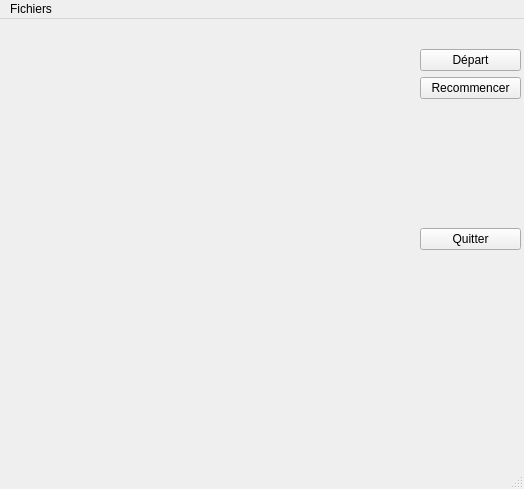
<?xml version="1.0" encoding="UTF-8"?>
<ui version="4.0">
 <class>principale_ihm</class>
 <widget class="QMainWindow" name="principale_ihm">
  <property name="geometry">
   <rect>
    <x>0</x>
    <y>0</y>
    <width>524</width>
    <height>489</height>
   </rect>
  </property>
  <property name="windowTitle">
   <string>Othello</string>
  </property>
  <widget class="QWidget" name="centralwidget">
   <widget class="QWidget" name="conteneur" native="true">
    <property name="geometry">
     <rect>
      <x>10</x>
      <y>30</y>
      <width>400</width>
      <height>400</height>
     </rect>
    </property>
   </widget>
   <widget class="QWidget" name="layoutWidget">
    <property name="geometry">
     <rect>
      <x>420</x>
      <y>30</y>
      <width>101</width>
      <height>201</height>
     </rect>
    </property>
    <layout class="QVBoxLayout" name="verticalLayout">
     <item>
      <widget class="QPushButton" name="bouton_depart">
       <property name="text">
        <string>Départ</string>
       </property>
      </widget>
     </item>
     <item>
      <widget class="QPushButton" name="bouton_reset">
       <property name="text">
        <string>Recommencer</string>
       </property>
      </widget>
     </item>
     <item>
      <spacer name="verticalSpacer">
       <property name="orientation">
        <enum>Qt::Vertical</enum>
       </property>
       <property name="sizeHint" stdset="0">
        <size>
         <width>68</width>
         <height>58</height>
        </size>
       </property>
      </spacer>
     </item>
     <item>
      <widget class="QPushButton" name="bouton_quit">
       <property name="text">
        <string>Quitter</string>
       </property>
      </widget>
     </item>
    </layout>
   </widget>
  </widget>
  <widget class="QMenuBar" name="menubar">
   <property name="geometry">
    <rect>
     <x>0</x>
     <y>0</y>
     <width>524</width>
     <height>19</height>
    </rect>
   </property>
   <widget class="QMenu" name="menuFIchiers">
    <property name="title">
     <string>Fichiers</string>
    </property>
    <addaction name="actionQuitter"/>
   </widget>
   <addaction name="menuFIchiers"/>
  </widget>
  <widget class="QStatusBar" name="statusbar"/>
  <action name="actionQuitter">
   <property name="text">
    <string>Quitter</string>
   </property>
   <property name="shortcut">
    <string>Ctrl+Q</string>
   </property>
  </action>
 </widget>
 <resources/>
 <connections>
  <connection>
   <sender>actionQuitter</sender>
   <signal>triggered()</signal>
   <receiver>principale_ihm</receiver>
   <slot>close()</slot>
   <hints>
    <hint type="sourcelabel">
     <x>-1</x>
     <y>-1</y>
    </hint>
    <hint type="destinationlabel">
     <x>449</x>
     <y>449</y>
    </hint>
   </hints>
  </connection>
  <connection>
   <sender>bouton_quit</sender>
   <signal>clicked()</signal>
   <receiver>principale_ihm</receiver>
   <slot>close()</slot>
   <hints>
    <hint type="sourcelabel">
     <x>858</x>
     <y>155</y>
    </hint>
    <hint type="destinationlabel">
     <x>449</x>
     <y>449</y>
    </hint>
   </hints>
  </connection>
 </connections>
</ui>
